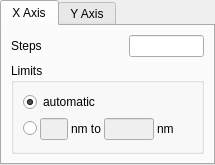
<?xml version="1.0" encoding="UTF-8"?>
<ui version="4.0">
 <class>Form</class>
 <widget class="QWidget" name="Form">
  <property name="geometry">
   <rect>
    <x>0</x>
    <y>0</y>
    <width>215</width>
    <height>157</height>
   </rect>
  </property>
  <property name="windowTitle">
   <string>Form</string>
  </property>
  <layout class="QVBoxLayout" name="verticalLayout_6">
   <property name="margin">
    <number>0</number>
   </property>
   <item>
    <widget class="QTabWidget" name="tabWidget">
     <property name="tabPosition">
      <enum>QTabWidget::North</enum>
     </property>
     <property name="currentIndex">
      <number>0</number>
     </property>
     <widget class="QWidget" name="tab">
      <attribute name="title">
       <string>X Axis</string>
      </attribute>
      <layout class="QVBoxLayout" name="verticalLayout">
       <item>
        <layout class="QHBoxLayout" name="horizontalLayout_3">
         <item>
          <widget class="QLabel" name="label_3">
           <property name="text">
            <string>Steps</string>
           </property>
          </widget>
         </item>
         <item>
          <spacer name="horizontalSpacer_3">
           <property name="orientation">
            <enum>Qt::Horizontal</enum>
           </property>
           <property name="sizeHint" stdset="0">
            <size>
             <width>40</width>
             <height>20</height>
            </size>
           </property>
          </spacer>
         </item>
         <item>
          <widget class="QLineEdit" name="txtXSteps">
           <property name="maximumSize">
            <size>
             <width>75</width>
             <height>16777215</height>
            </size>
           </property>
           <property name="alignment">
            <set>Qt::AlignRight|Qt::AlignTrailing|Qt::AlignVCenter</set>
           </property>
          </widget>
         </item>
        </layout>
       </item>
       <item>
        <widget class="QGroupBox" name="groupBox_2">
         <property name="title">
          <string>Limits</string>
         </property>
         <layout class="QVBoxLayout" name="verticalLayout_2">
          <property name="spacing">
           <number>6</number>
          </property>
          <item>
           <widget class="QRadioButton" name="rbXLimAuto">
            <property name="text">
             <string>automatic</string>
            </property>
            <property name="checked">
             <bool>true</bool>
            </property>
           </widget>
          </item>
          <item>
           <layout class="QHBoxLayout" name="horizontalLayout">
            <property name="spacing">
             <number>3</number>
            </property>
            <item>
             <widget class="QRadioButton" name="rbXLimUser">
              <property name="text">
               <string/>
              </property>
             </widget>
            </item>
            <item>
             <widget class="QLineEdit" name="txtXLimMin">
              <property name="enabled">
               <bool>false</bool>
              </property>
              <property name="maximumSize">
               <size>
                <width>50</width>
                <height>16777215</height>
               </size>
              </property>
              <property name="alignment">
               <set>Qt::AlignRight|Qt::AlignTrailing|Qt::AlignVCenter</set>
              </property>
             </widget>
            </item>
            <item>
             <widget class="QLabel" name="label">
              <property name="text">
               <string>nm to</string>
              </property>
             </widget>
            </item>
            <item>
             <widget class="QLineEdit" name="txtXLimMax">
              <property name="enabled">
               <bool>false</bool>
              </property>
              <property name="sizePolicy">
               <sizepolicy hsizetype="Minimum" vsizetype="Fixed">
                <horstretch>0</horstretch>
                <verstretch>0</verstretch>
               </sizepolicy>
              </property>
              <property name="maximumSize">
               <size>
                <width>50</width>
                <height>16777215</height>
               </size>
              </property>
              <property name="alignment">
               <set>Qt::AlignRight|Qt::AlignTrailing|Qt::AlignVCenter</set>
              </property>
             </widget>
            </item>
            <item>
             <widget class="QLabel" name="label_2">
              <property name="text">
               <string>nm</string>
              </property>
             </widget>
            </item>
            <item>
             <spacer name="horizontalSpacer">
              <property name="orientation">
               <enum>Qt::Horizontal</enum>
              </property>
              <property name="sizeHint" stdset="0">
               <size>
                <width>40</width>
                <height>20</height>
               </size>
              </property>
             </spacer>
            </item>
           </layout>
          </item>
          <item>
           <spacer name="verticalSpacer_2">
            <property name="orientation">
             <enum>Qt::Vertical</enum>
            </property>
            <property name="sizeHint" stdset="0">
             <size>
              <width>20</width>
              <height>40</height>
             </size>
            </property>
           </spacer>
          </item>
         </layout>
        </widget>
       </item>
      </layout>
     </widget>
     <widget class="QWidget" name="tab_2">
      <attribute name="title">
       <string>Y Axis</string>
      </attribute>
      <layout class="QVBoxLayout" name="verticalLayout_5">
       <item>
        <widget class="QGroupBox" name="groupBox_5">
         <property name="title">
          <string>Limits</string>
         </property>
         <layout class="QVBoxLayout" name="verticalLayout_3">
          <item>
           <widget class="QRadioButton" name="rbYLimAuto">
            <property name="text">
             <string>automatic</string>
            </property>
            <property name="checked">
             <bool>true</bool>
            </property>
           </widget>
          </item>
          <item>
           <layout class="QHBoxLayout" name="horizontalLayout_2">
            <item>
             <widget class="QRadioButton" name="rbYLimUser">
              <property name="text">
               <string/>
              </property>
             </widget>
            </item>
            <item>
             <widget class="QLineEdit" name="txtYLimMin">
              <property name="enabled">
               <bool>false</bool>
              </property>
              <property name="maximumSize">
               <size>
                <width>50</width>
                <height>16777215</height>
               </size>
              </property>
              <property name="alignment">
               <set>Qt::AlignRight|Qt::AlignTrailing|Qt::AlignVCenter</set>
              </property>
             </widget>
            </item>
            <item>
             <widget class="QLabel" name="label_4">
              <property name="text">
               <string>&lt;html&gt;&amp;deg; to&lt;/html&gt;</string>
              </property>
             </widget>
            </item>
            <item>
             <widget class="QLineEdit" name="txtYLimMax">
              <property name="enabled">
               <bool>false</bool>
              </property>
              <property name="maximumSize">
               <size>
                <width>50</width>
                <height>16777215</height>
               </size>
              </property>
              <property name="alignment">
               <set>Qt::AlignRight|Qt::AlignTrailing|Qt::AlignVCenter</set>
              </property>
             </widget>
            </item>
            <item>
             <widget class="QLabel" name="label_5">
              <property name="text">
               <string>&lt;html&gt;&amp;deg;&lt;/html&gt;</string>
              </property>
             </widget>
            </item>
            <item>
             <spacer name="horizontalSpacer_2">
              <property name="orientation">
               <enum>Qt::Horizontal</enum>
              </property>
              <property name="sizeHint" stdset="0">
               <size>
                <width>40</width>
                <height>20</height>
               </size>
              </property>
             </spacer>
            </item>
           </layout>
          </item>
         </layout>
        </widget>
       </item>
       <item>
        <spacer name="verticalSpacer">
         <property name="orientation">
          <enum>Qt::Vertical</enum>
         </property>
         <property name="sizeHint" stdset="0">
          <size>
           <width>20</width>
           <height>40</height>
          </size>
         </property>
        </spacer>
       </item>
      </layout>
     </widget>
    </widget>
   </item>
  </layout>
 </widget>
 <resources/>
 <connections>
  <connection>
   <sender>rbYLimAuto</sender>
   <signal>toggled(bool)</signal>
   <receiver>txtYLimMin</receiver>
   <slot>setDisabled(bool)</slot>
   <hints>
    <hint type="sourcelabel">
     <x>28</x>
     <y>138</y>
    </hint>
    <hint type="destinationlabel">
     <x>25</x>
     <y>187</y>
    </hint>
   </hints>
  </connection>
  <connection>
   <sender>rbYLimAuto</sender>
   <signal>toggled(bool)</signal>
   <receiver>txtYLimMax</receiver>
   <slot>setDisabled(bool)</slot>
   <hints>
    <hint type="sourcelabel">
     <x>54</x>
     <y>139</y>
    </hint>
    <hint type="destinationlabel">
     <x>94</x>
     <y>188</y>
    </hint>
   </hints>
  </connection>
  <connection>
   <sender>rbXLimAuto</sender>
   <signal>toggled(bool)</signal>
   <receiver>txtXLimMin</receiver>
   <slot>setDisabled(bool)</slot>
   <hints>
    <hint type="sourcelabel">
     <x>15</x>
     <y>31</y>
    </hint>
    <hint type="destinationlabel">
     <x>21</x>
     <y>77</y>
    </hint>
   </hints>
  </connection>
  <connection>
   <sender>rbXLimAuto</sender>
   <signal>toggled(bool)</signal>
   <receiver>txtXLimMax</receiver>
   <slot>setDisabled(bool)</slot>
   <hints>
    <hint type="sourcelabel">
     <x>43</x>
     <y>33</y>
    </hint>
    <hint type="destinationlabel">
     <x>94</x>
     <y>79</y>
    </hint>
   </hints>
  </connection>
 </connections>
</ui>
